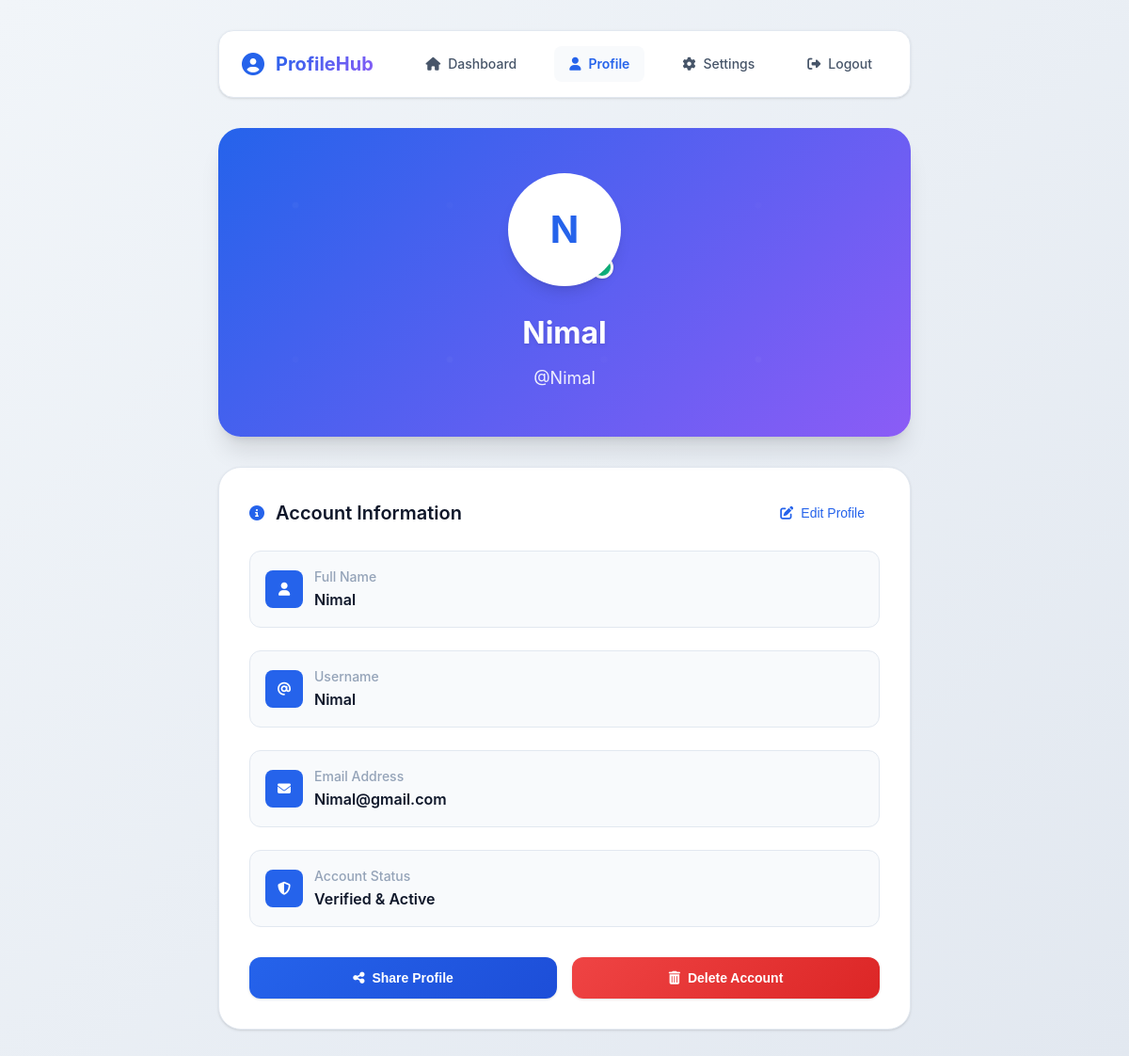
The app's page /profile.php (signed in) with its own data.
### tables this page shows
CREATE TABLE `users` (
  `id` int(11) NOT NULL,
  `full_name` varchar(100) DEFAULT NULL,
  `username` varchar(50) DEFAULT NULL,
  `email` varchar(100) DEFAULT NULL,
  `password` varchar(255) DEFAULT NULL
);

### profile.php (the view, shortened to what this page needs)
<?php
include 'db.php';
$stmt = $conn->prepare("SELECT full_name, username, email FROM users WHERE id = ?");
$stmt->bind_param("i", $_SESSION['user_id']);
if (!$stmt->execute()) {
  die("Execute failed: " . $stmt->error);
}
$result = $stmt->get_result();
$user = $result->fetch_assoc();
$nameParts = explode(' ', $user['full_name']);
$initials = '';
foreach ($nameParts as $part) {
    $initials .= strtoupper(substr($part, 0, 1));
}
$initials = substr($initials, 0, 2);
?>
<!DOCTYPE html>
<html lang="en">
<head>
  <link href="https://cdnjs.cloudflare.com/ajax/libs/font-awesome/6.4.0/css/all.min.css" rel="stylesheet">
</head>
<body>
<div class="container">
  <nav class="nav">
    <div class="nav-brand">
      <i class="fas fa-user-circle"></i>
      <h1>ProfileHub</h1>
    </div>
    <div class="nav-links">
      <a href="welcome.php">
        <i class="fas fa-home"></i>
        Dashboard
      </a>
      <a href="profile.php" class="active">
        <i class="fas fa-user"></i>
        Profile
      </a>
      <a href="settings.php">
        <i class="fas fa-cog"></i>
        Settings
      </a>
      <a href="logout.php">
        <i class="fas fa-sign-out-alt"></i>
        Logout
      </a>
    </div>
  </nav>
  <div class="profile-section">
    <div class="profile-header">
      <div class="avatar-container">
        <div class="avatar">
          <?= htmlspecialchars($initials) ?>
        </div>
      </div>
      <div class="profile-title">
        <div class="name"><?= htmlspecialchars($user['full_name']) ?></div>
        <div class="username">@<?= htmlspecialchars($user['username']) ?></div>
      </div>
    </div>
    <div class="profile-details">
      <div class="details-header">
        <div class="details-title">
          <i class="fas fa-info-circle"></i>
          <h3>Account Information</h3>
        </div>
        <button class="edit-toggle" onclick="toggleEdit()">
          <i class="fas fa-edit"></i>
          <span id="edit-btn-text">Edit Profile</span>
        </button>
      </div>
      <div class="info-view" id="info-view">
        <div class="info-grid">
          <div class="info-item">
            <div class="info-left">
              <div class="info-icon">
                <i class="fas fa-user"></i>
              </div>
              <div class="info-text">
                <span class="info-label">Full Name</span>
                <span class="info-value"><?= htmlspecialchars($user['full_name']) ?></span>
              </div>
            </div>
          </div>
          <div class="info-item">
            <div class="info-left">
              <div class="info-icon">
                <i class="fas fa-at"></i>
              </div>
              <div class="info-text">
                <span class="info-label">Username</span>
                <span class="info-value"><?= htmlspecialchars($user['username']) ?></span>
              </div>
            </div>
          </div>
          <div class="info-item">
            <div class="info-left">
              <div class="info-icon">
                <i class="fas fa-envelope"></i>
              </div>
              <div class="info-text">
                <span class="info-label">Email Address</span>
                <span class="info-value"><?= htmlspecialchars($user['email']) ?></span>
              </div>
            </div>
          </div>
          <div class="info-item">
            <div class="info-left">
              <div class="info-icon">
                <i class="fas fa-shield-alt"></i>
              </div>
              <div class="info-text">
                <span class="info-label">Account Status</span>
                <span class="info-value">Verified & Active</span>
              </div>
            </div>
          </div>
        </div>
      </div>
      <div class="action-buttons">
        <button class="btn btn-primary" onclick="shareProfile()">
          <i class="fas fa-share-alt"></i>
          Share Profile
        </button>
        <button class="btn btn-danger" onclick="confirmDelete()">
          <i class="fas fa-trash-alt"></i>
          Delete Account
        </button>
      </div>
    </div>
  </div>
</div>
</body>
</html>

### records on screen
users: full_name "Nimal", username "Nimal", email "Nimal@gmail.com"

### other values on screen
$initials "N"
